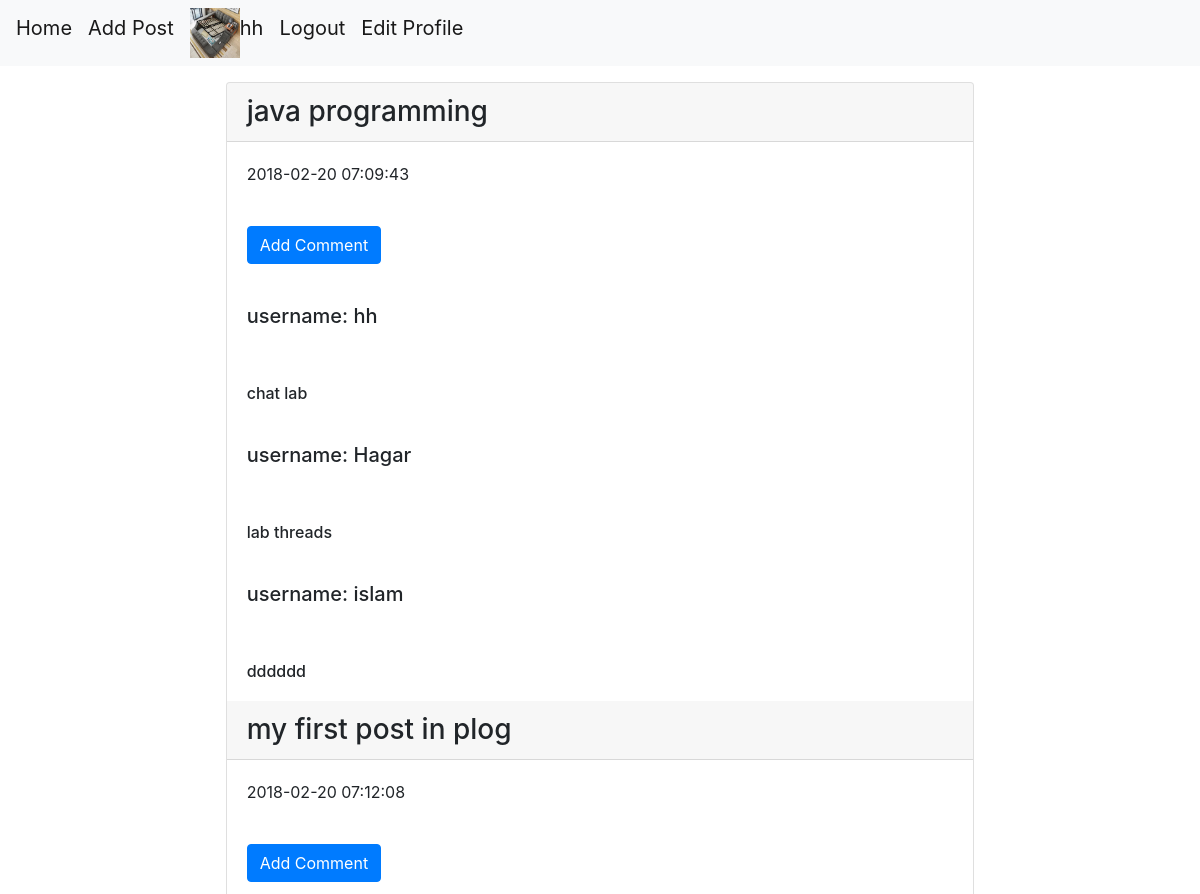
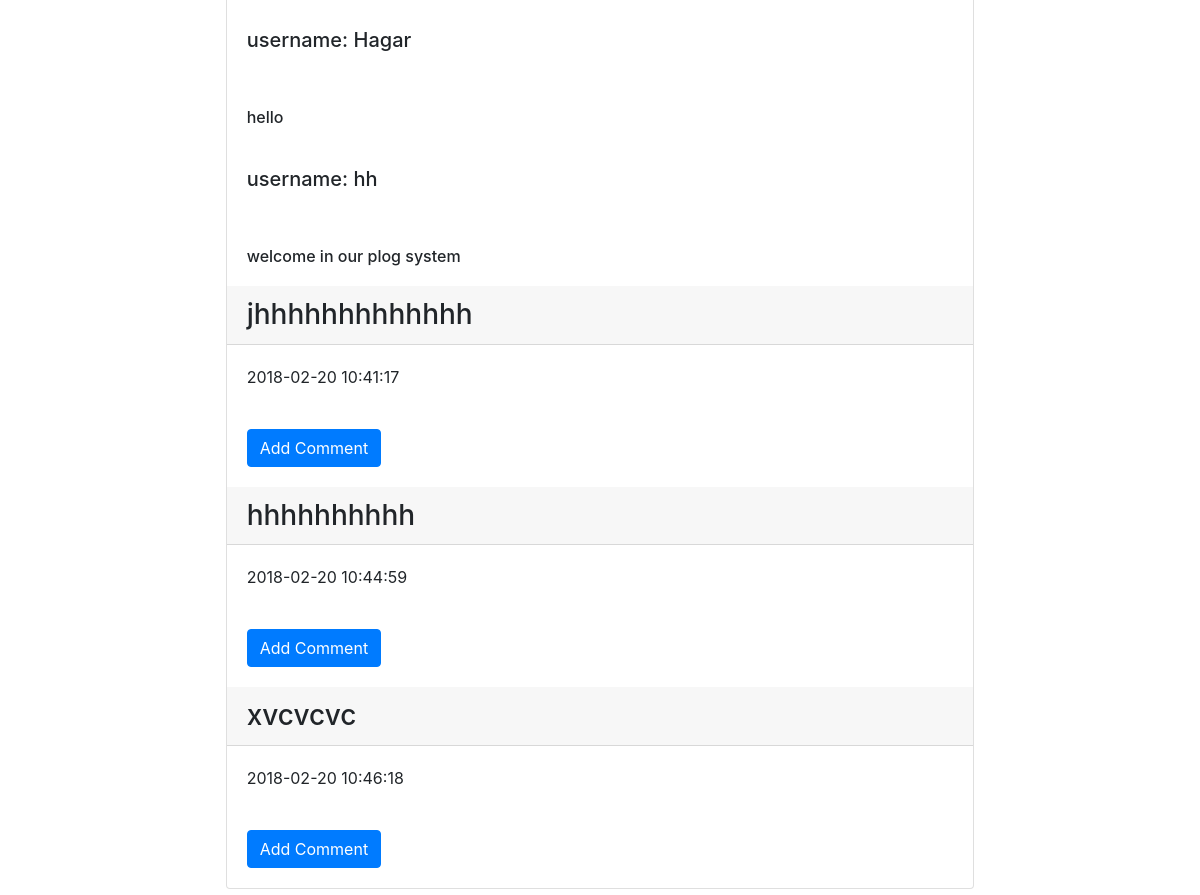
Page /user_data.php (signed in) on the committed database (2 pictures, top to bottom).
### tables this page shows
CREATE TABLE IF NOT EXISTS `posts` (
  `post_id` int(11) NOT NULL,
  `date` timestamp NULL DEFAULT CURRENT_TIMESTAMP,
  `content` varchar(250) DEFAULT NULL,
  `user_id` int(11) DEFAULT NULL
);

CREATE TABLE IF NOT EXISTS `users` (
  `user_id` int(11) NOT NULL,
  `email` varchar(40) NOT NULL,
  `name` varchar(40) DEFAULT NULL,
  `psw` char(255) DEFAULT NULL,
  `imgpath` varchar(100) NOT NULL
);

CREATE TABLE IF NOT EXISTS `comments` (
  `comment_id` int(11) NOT NULL,
  `content` varchar(250) DEFAULT NULL,
  `user_id` int(11) DEFAULT NULL,
  `post_id` int(11) DEFAULT NULL
);

### dbconnection.php (called while the page is built, shortened)
<?php
class db{
  function __construct() {
     $this->dbname="blog";
      $this->host="localhost";
     $this->dbuser="go12";
     $this->upasswd="1234";
    $this->dsn = "mysql:host=$this->host;dbname=$this->dbname";
     $this->db_connection = new PDO($this->dsn, $this->dbuser, $this->upasswd);
  }
}
?>

### postclass.php (called while the page is built, shortened)
<?php
require_once('dbconnection.php');
class Post extends db
{
public function getAllposts()
{
   $query="select content,date,post_id from posts ";
   $select_product=$this->db_connection->prepare($query);
    $select_product->execute();
    return $select_product;
}
}
?>

### commentclass.php (called while the page is built, shortened)
<?php
require_once('dbconnection.php');
class Comment extends db
{
 public $post_id;
public function getpostcomments()
{
   $query="select user_id,content,comment_id from comments where  post_id=?";
   $edit_statm=$this->db_connection->prepare($query);
   $edit_parameters=[$this->post_id];
   $edit_statm->execute($edit_parameters);
  return $edit_statm;
}
}
?>

### userclass.php (called while the page is built, shortened)
<?php
require_once('dbconnection.php');
class User extends db
{
 public $id;
public function get_username()
{
   $query="select name from  users where user_id = ? ";
    $param=[$this->id];
   $select_product=$this->db_connection->prepare($query);
    $select_product->execute($param);
  return $select_product;
}
}
?>

### user_data.php (the view, shortened to what this page needs)
<?php
 require_once('userclass.php');
 require_once('postclass.php');
 require_once('commentclass.php');
 require_once('navbar.php');
$pst=new Post();
$pst->uid=$_SESSION['id'];
$uposts=$pst->getAllposts();
echo"
<div class='row m-3'>
<div class='col-2'></div>
<div class='col-8'>
<div class='card'>";
while ($row=$uposts->fetch(PDO::FETCH_ASSOC))
{
          foreach ($row as $key=>$value)
          {
            if($key=="content")
            {
          		echo ' <div class="card-header">';
              echo "<h3  class='card-text'>$value</h3>";
              echo' </div>';
            }else if($key=="date")
            {
                  echo'  <div class="card-body">';
                    echo "<p  class='card-text'>$value</p>";
                    echo'</div>';
            }else if($key=="post_id"){
                echo" <div class='card-body'> <a class='btn btn-primary' href= addcomment.php?pid=$value> Add Comment </a> </div>";
                $c=new Comment();
                $c->post_id=$value;
                $coments=$c->getpostcomments();
                while ($row=$coments->fetch(PDO::FETCH_ASSOC))
                {
                          foreach ($row as $key=>$value)
                          {
                            if($key=="content")
                            {
                              echo'  <div class="card-body">';
                                echo "<h6  class='card-text'>$value</h6>";
                                echo'
                              </div>';
                            }
                            else if($key=="user_id")
                            {
                              $usr=new User();
                              $usr->id=$value;
                              $uname=$usr->get_username();
                              while ($ow=$uname->fetch(PDO::FETCH_ASSOC))
                              {
                                        foreach ($ow as $key=>$value)
                                        {
                                          if($key=="name")
                                          {
                                            echo'  <div class="card-body">';
                                              echo "<h5 class='card-text'>username: $value</h5>";
                                              echo'
                                            </div>';
                                          }
                                        }
                                }
                            }
                          }
                  }
            }
          }
}
echo'
  </div>
  </div>
	<div class="col-2"></div>
	</div>
';
 ?>

### rows in the picture
posts: content "java programming", date "2018-02-20 07:09:43"
comments: content "chat lab"
users: name "hh"
comments: content "lab threads"
users: name "Hagar"
comments: content "dddddd"
users: name "islam"
posts: content "my first post in plog", date "2018-02-20 07:12:08"
comments: content "hello"
comments: content "welcome in our plog system"
posts: content "jhhhhhhhhhhhhh", date "2018-02-20 10:41:17"
posts: content "hhhhhhhhhh", date "2018-02-20 10:44:59"
posts: content "xvcvcvc", date "2018-02-20 10:46:18"

### other values in the picture
$_SESSION['username'] "hh"
